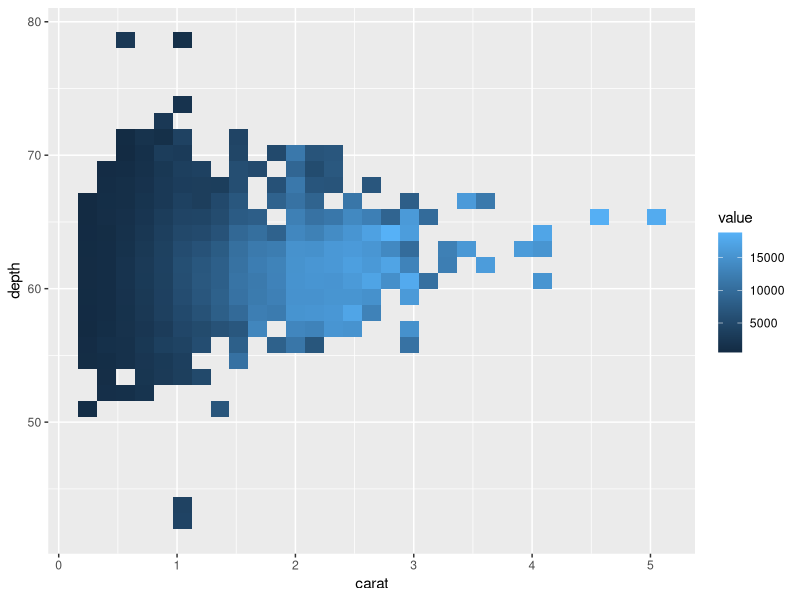
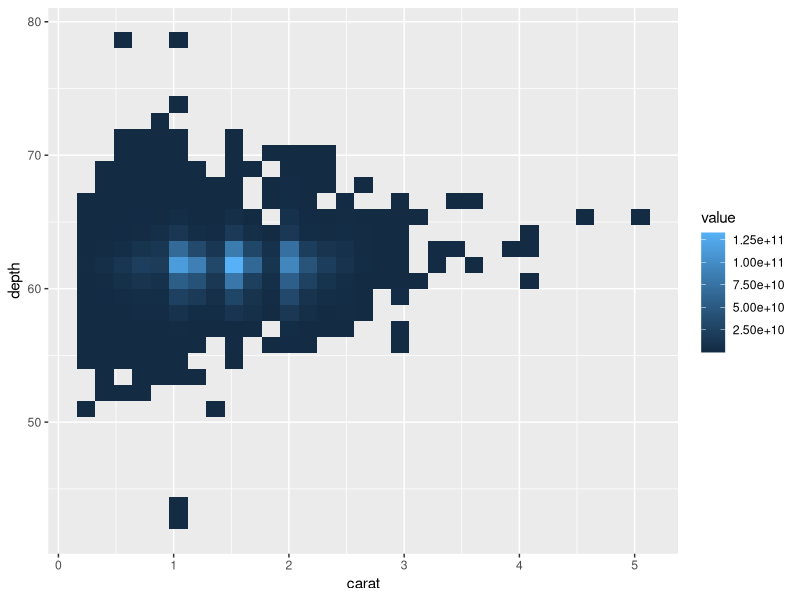
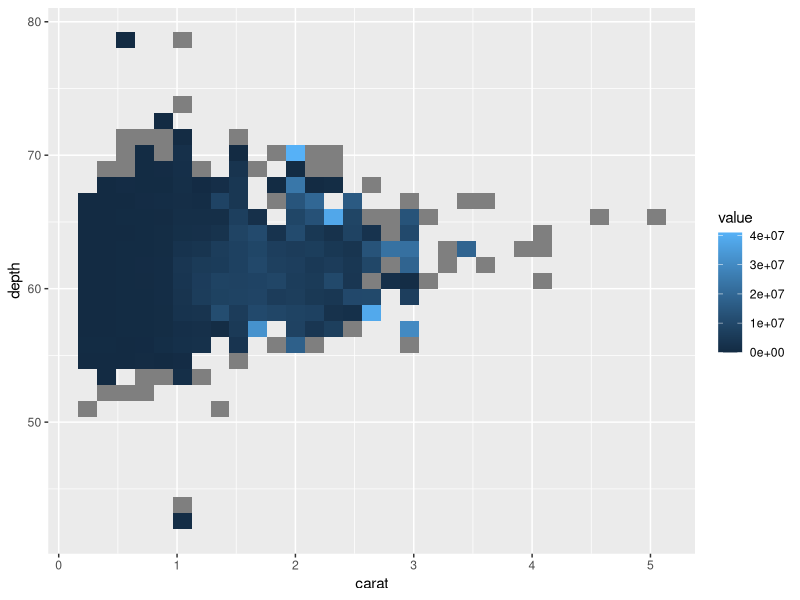
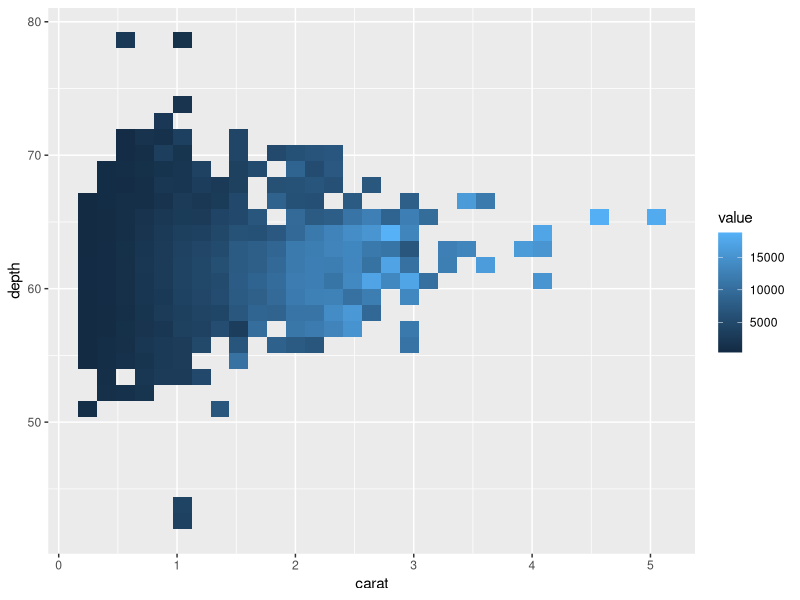
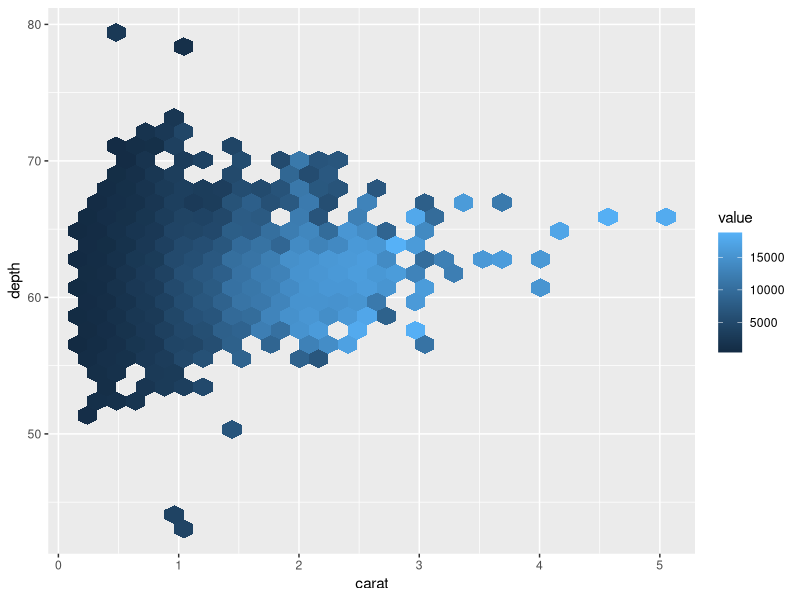

Recreate these plots in R, in order.
library(ggplot2)


### Name: stat_summary_2d
### Title: Bin and summarise in 2d (rectangle & hexagons)
### Aliases: stat_summary_2d stat_summary2d stat_summary_hex

### ** Examples

d <- ggplot(diamonds, aes(carat, depth, z = price))
d + stat_summary_2d()

# Specifying function
d + stat_summary_2d(fun = function(x) sum(x^2))
d + stat_summary_2d(fun = var)
d + stat_summary_2d(fun = "quantile", fun.args = list(probs = 0.1))

if (requireNamespace("hexbin")) {
d + stat_summary_hex()
}
